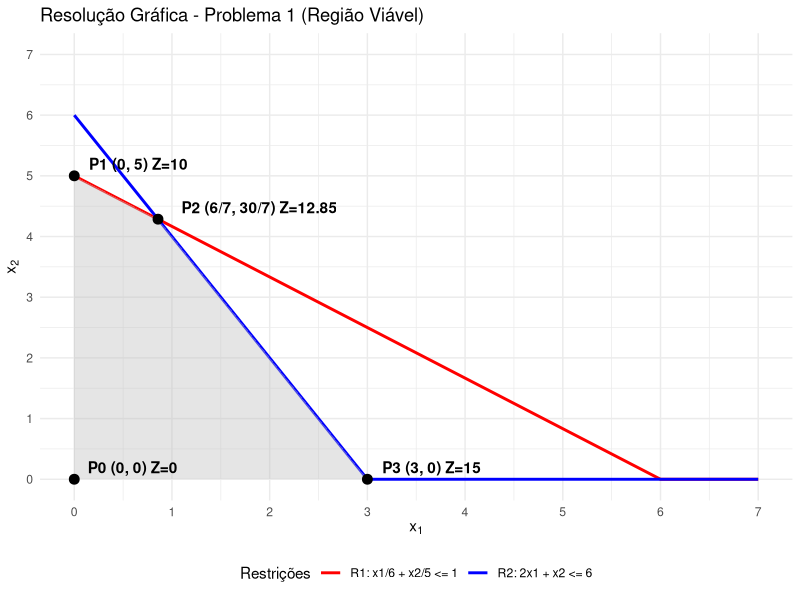

Write the R code that produced this figure.
# Carregamento das bibliotecas necessárias
library(ggplot2)
library(dplyr)

# 1. Definição das restrições isolando a variável x2
# R1: x1/6 + x2/5 <= 1 => x2 <= 5 - (5 * x1) / 6
constraint1 <- function(x1) { 
  5 - (5 * x1) / 6 
}

# R2: 2*x1 + x2 <= 6 => x2 <= 6 - 2 * x1
constraint2 <- function(x1) { 
  6 - 2 * x1 
}

# 2. Definição do vetor x1 e criação do DataFrame
x_vals <- seq(0, 7, by = 0.01)

data <- data.frame(
  x1 = x_vals,
  constraint1 = constraint1(x_vals),
  constraint2 = constraint2(x_vals)
)

# Mantendo apenas valores não-negativos para a plotagem (x2 >= 0)
data$constraint1 <- pmax(0, data$constraint1)
data$constraint2 <- pmax(0, data$constraint2)

# 3. Cálculo da região viável
data$feasible <- pmin(data$constraint1, data$constraint2)

# 4. Data frame com os vértices
points_df <- data.frame(
  x = c(0, 0, 6/7, 3),
  y = c(0, 5, 30/7, 0),
  label = c(
    "P0 (0, 0) Z=0",
    "P1 (0, 5) Z=10",
    "P2 (6/7, 30/7) Z=12.85",
    "P3 (3, 0) Z=15"
  )
)

# 5. Visualização
ggplot() +
  
  # Retas das restrições
  geom_line(
    data = data,
    aes(
      x = x1,
      y = constraint1,
      color = "R1: x1/6 + x2/5 <= 1"
    ),
    linewidth = 1
  ) +
  
  geom_line(
    data = data,
    aes(
      x = x1,
      y = constraint2,
      color = "R2: 2x1 + x2 <= 6"
    ),
    linewidth = 1
  ) +
  
  # Região viável
  geom_ribbon(
    data = data,
    aes(
      x = x1,
      ymin = 0,
      ymax = feasible
    ),
    fill = "grey",
    alpha = 0.4
  ) +
  
  # Pontos de busca
  geom_point(
    data = points_df,
    aes(x = x, y = y),
    color = "black",
    size = 3
  ) +
  
  # Identificação dos pontos
  geom_text(
    data = points_df,
    aes(
      x = x,
      y = y,
      label = label
    ),
    hjust = -0.15,
    vjust = -0.5,
    fontface = "bold"
  ) +
  
  # Rótulos
  labs(
    title = "Resolução Gráfica - Problema 1 (Região Viável)",
    x = expression(x[1]),
    y = expression(x[2]),
    color = "Restrições"
  ) +
  
  # Cores das restrições
  scale_color_manual(
    values = c(
      "R1: x1/6 + x2/5 <= 1" = "red",
      "R2: 2x1 + x2 <= 6" = "blue"
    )
  ) +
  
  # Eixo X dividido de 1 em 1
  scale_x_continuous(
    breaks = seq(0, 7, by = 1),
    limits = c(0, 7)
  ) +
  
  # Eixo Y dividido de 1 em 1
  scale_y_continuous(
    breaks = seq(0, 7, by = 1),
    limits = c(0, 7)
  ) +
  
  theme_minimal() +
  
  theme(
    legend.position = "bottom"
  )
